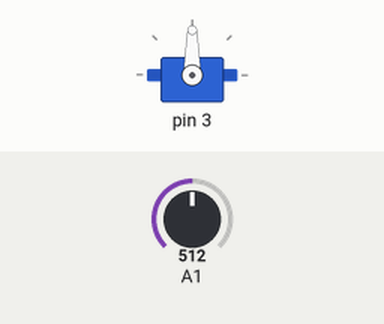
The sketch below on a simulated Arduino Uno, built with avr-gcc and run on an emulated ATmega328P. Parts: servo. The inputs (shaded band) are chosen by the test bench; at power-on: A1 = 512.

Above: at 2.2 s.
2.3 s: A1 set to 716
At 3.4 s:
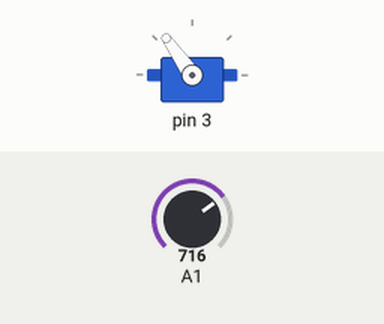
3.8 s: A1 set to 900
At 4.4 s:
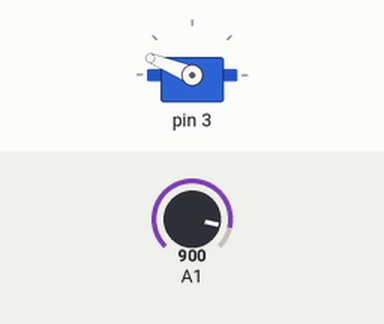
5.3 s: A1 set to 1023
At 6.5 s:
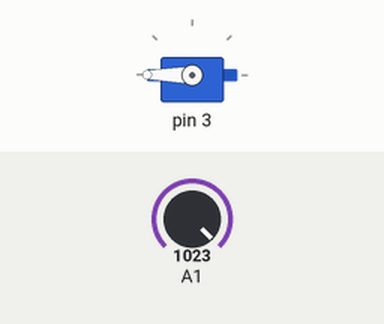
6.8 s: A1 set to 306
At 8.0 s:
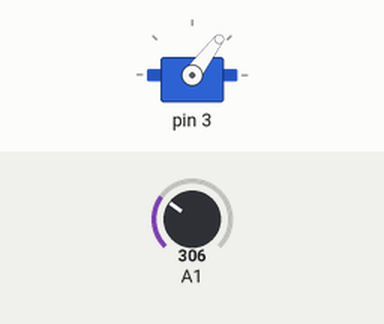
8.3 s: A1 set to 170
At 8.8 s:
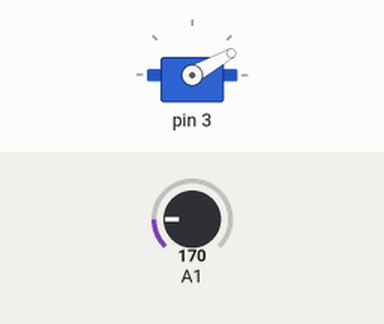
Timing chart, 0 to 10.8 s (numbered marks = the images above; inputs shaded):
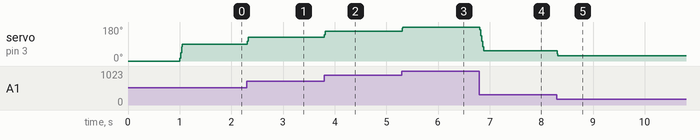

The sketch:

generic_robotic_arm.ino
```cpp
/* ********************
 * Generic robotic arm
 * ********************
 */

#define debug 0

#include <Servo.h>

struct Sensor {
  uint8_t pin;
  uint16_t minVal;
  uint16_t maxVal;
};

class Motor {
  private:
    Servo servo;
    uint8_t pin;
    uint8_t speedDg;
    uint16_t newPositionDg = 0;
    struct Sensor *sensor = NULL;

  public:
    Motor(uint8_t pin, uint16_t startPosition = 0, uint8_t speedDg = 5) {
      this->pin = pin;
      this->servo.attach(pin);
      this->speedDg = speedDg;
      this->servo.write(startPosition);
    }

    void setPosition(uint16_t newPositionDg) {
      this->newPositionDg = newPositionDg > 180 ? 180 : newPositionDg;
#if debug
  Serial.print("New position:\t");
  Serial.print(this->newPositionDg);
  Serial.println();
#endif
    }

    void updatePosition() {
      uint16_t currPos = this->servo.read();
      uint16_t newPos = 0;
      if (this->sensor)
        this->newPositionDg = map(analogRead(this->sensor->pin), this->sensor->minVal, this->sensor->maxVal, 0, 180);
      if (currPos < this->newPositionDg) {
        newPos = currPos + this->speedDg > this->newPositionDg ? this->newPositionDg: currPos + this->speedDg;
        this->servo.write(newPos);
      } else if (currPos > this->newPositionDg) {
        newPos = currPos - this->speedDg < this->newPositionDg ? this->newPositionDg: currPos - this->speedDg;
        this->servo.write(newPos);
      }
#if debug
  Serial.print(this->pin);
  Serial.print("\t");
  Serial.print(this->servo.read());
  Serial.print("\t");
  Serial.print(this->newPositionDg);
  Serial.println();
#endif
    }

    uint16_t getPosition() {
      return this->servo.read();
    }

    void linkSensor(uint8_t sensorPin, uint16_t minVal, uint16_t maxVal) {
      if (this->sensor)
        delete(this->sensor);
      this->sensor = new struct Sensor;
      this->sensor->pin = sensorPin;
      this->sensor->minVal = minVal;
      this->sensor->maxVal = maxVal;
    }
};

class GenericRoboticArm {
  private:
    uint8_t noMotors;
    Motor **motors = NULL;
    uint16_t updateDelay = 10;

  public:
    GenericRoboticArm(uint8_t noMotors, uint8_t *motors) {
      this->noMotors = noMotors;
      this->motors = new Motor*[noMotors];
      for (uint8_t i = 0; i < noMotors; ++i)
        this->motors[i] = new Motor(motors[i], 0, 15);
      delay(1000);
    }

    ~GenericRoboticArm() {
      free(this->motors);
    }

    void linkSensor(uint8_t motorId, uint8_t sensorPin, uint16_t minVal = 0, uint16_t maxVal = 1023) {
      this->motors[motorId]->linkSensor(sensorPin, minVal, maxVal);
    }

    void updatePosition() {
      for (uint8_t i = 0; i < noMotors; ++i)
        this->motors[i]->updatePosition();
      delay(updateDelay);
    }
};

GenericRoboticArm *arm = NULL;
uint16_t dg = 0;

void setup() {
  uint8_t motors[] = { 3 };
  arm = new GenericRoboticArm(1, motors);
  arm->linkSensor(0, A1);

#if debug
  Serial.begin(9600);
#endif
}

void loop() {
  arm->updatePosition();
}
```

Measured:
- after the input at 2.3 s, servo on pin 3: 90° → 125° at once
- after the input at 3.8 s, servo on pin 3: 125° → 158° at once
- after the input at 5.3 s, servo on pin 3: 158° → 180° at once
- after the input at 6.8 s, servo on pin 3: 180° → 53° at once
- after the input at 8.3 s, servo on pin 3: 53° → 29° at once
